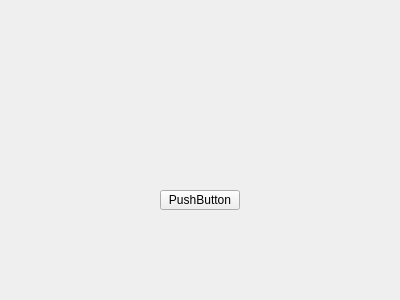
<?xml version="1.0" encoding="UTF-8"?>
<ui version="4.0">
 <class>HSMSGEM</class>
 <widget class="QWidget" name="HSMSGEM">
  <property name="geometry">
   <rect>
    <x>0</x>
    <y>0</y>
    <width>400</width>
    <height>300</height>
   </rect>
  </property>
  <property name="windowTitle">
   <string>Form</string>
  </property>
  <widget class="QPushButton" name="pushButton">
   <property name="geometry">
    <rect>
     <x>160</x>
     <y>190</y>
     <width>80</width>
     <height>20</height>
    </rect>
   </property>
   <property name="text">
    <string>PushButton</string>
   </property>
  </widget>
 </widget>
 <resources/>
 <connections/>
</ui>
